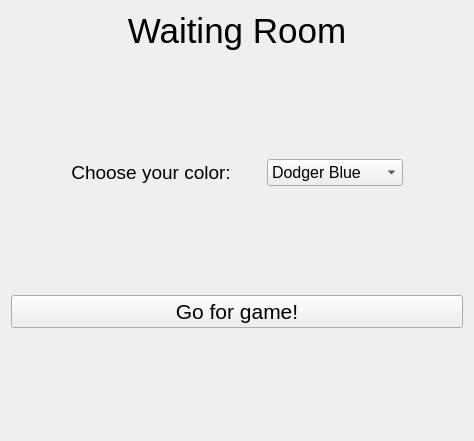
<?xml version="1.0" encoding="UTF-8"?>
<ui version="4.0">
 <class>WaitingRoomPage</class>
 <widget class="QWidget" name="WaitingRoomPage">
  <property name="geometry">
   <rect>
    <x>0</x>
    <y>0</y>
    <width>474</width>
    <height>441</height>
   </rect>
  </property>
  <property name="windowTitle">
   <string>Waiting Room</string>
  </property>
  <layout class="QVBoxLayout" name="verticalLayout">
   <item>
    <widget class="QLabel" name="label">
     <property name="text">
      <string>&lt;html&gt;&lt;head/&gt;&lt;body&gt;&lt;p&gt;&lt;span style=&quot; font-size:26pt;&quot;&gt;Waiting Room&lt;/span&gt;&lt;/p&gt;&lt;/body&gt;&lt;/html&gt;</string>
     </property>
     <property name="alignment">
      <set>Qt::AlignmentFlag::AlignCenter</set>
     </property>
    </widget>
   </item>
   <item>
    <spacer name="verticalSpacer_2">
     <property name="orientation">
      <enum>Qt::Orientation::Vertical</enum>
     </property>
     <property name="sizeHint" stdset="0">
      <size>
       <width>20</width>
       <height>40</height>
      </size>
     </property>
    </spacer>
   </item>
   <item>
    <layout class="QHBoxLayout" name="horizontalLayout_color">
     <item>
      <spacer name="horizontalSpacer_left">
       <property name="orientation">
        <enum>Qt::Orientation::Horizontal</enum>
       </property>
       <property name="sizeHint" stdset="0">
        <size>
         <width>40</width>
         <height>20</height>
        </size>
       </property>
      </spacer>
     </item>
     <item>
      <widget class="QLabel" name="label_2">
       <property name="font">
        <font>
         <pointsize>12</pointsize>
        </font>
       </property>
       <property name="text">
        <string>&lt;html&gt;&lt;head/&gt;&lt;body&gt;&lt;p&gt;&lt;span style=&quot; font-size:14pt;&quot;&gt;Choose your color:&lt;/span&gt;&lt;/p&gt;&lt;/body&gt;&lt;/html&gt;</string>
       </property>
       <property name="alignment">
        <set>Qt::AlignmentFlag::AlignCenter</set>
       </property>
      </widget>
     </item>
     <item>
      <spacer name="horizontalSpacer_mid">
       <property name="orientation">
        <enum>Qt::Orientation::Horizontal</enum>
       </property>
       <property name="sizeType">
        <enum>QSizePolicy::Policy::Fixed</enum>
       </property>
       <property name="sizeHint" stdset="0">
        <size>
         <width>30</width>
         <height>20</height>
        </size>
       </property>
      </spacer>
     </item>
     <item>
      <widget class="QComboBox" name="comboBox_color">
       <property name="font">
        <font>
         <pointsize>12</pointsize>
        </font>
       </property>
       <item>
        <property name="text">
         <string>Dodger Blue</string>
        </property>
       </item>
       <item>
        <property name="text">
         <string>Amber</string>
        </property>
       </item>
       <item>
        <property name="text">
         <string>Neon Pink</string>
        </property>
       </item>
       <item>
        <property name="text">
         <string>Orange</string>
        </property>
       </item>
       <item>
        <property name="text">
         <string>Emerald Green</string>
        </property>
       </item>
       <item>
        <property name="text">
         <string>Coral Red</string>
        </property>
       </item>
       <item>
        <property name="text">
         <string>Amethyst</string>
        </property>
       </item>
       <item>
        <property name="text">
         <string>Turquoise</string>
        </property>
       </item>
       <item>
        <property name="text">
         <string>Midnight Blue</string>
        </property>
       </item>
      </widget>
     </item>
     <item>
      <spacer name="horizontalSpacer_right">
       <property name="orientation">
        <enum>Qt::Orientation::Horizontal</enum>
       </property>
       <property name="sizeHint" stdset="0">
        <size>
         <width>40</width>
         <height>20</height>
        </size>
       </property>
      </spacer>
     </item>
    </layout>
   </item>
   <item>
    <spacer name="verticalSpacer">
     <property name="orientation">
      <enum>Qt::Orientation::Vertical</enum>
     </property>
     <property name="sizeHint" stdset="0">
      <size>
       <width>20</width>
       <height>40</height>
      </size>
     </property>
    </spacer>
   </item>
   <item>
    <layout class="QHBoxLayout" name="horizontalLayout_actions">
     <item>
      <widget class="QPushButton" name="pushButton_game">
       <property name="font">
        <font>
         <pointsize>16</pointsize>
        </font>
       </property>
       <property name="text">
        <string>Go for game!</string>
       </property>
      </widget>
     </item>
    </layout>
   </item>
   <item>
    <spacer name="verticalSpacer_3">
     <property name="orientation">
      <enum>Qt::Orientation::Vertical</enum>
     </property>
     <property name="sizeHint" stdset="0">
      <size>
       <width>20</width>
       <height>40</height>
      </size>
     </property>
    </spacer>
   </item>
  </layout>
 </widget>
 <resources/>
 <connections/>
</ui>
